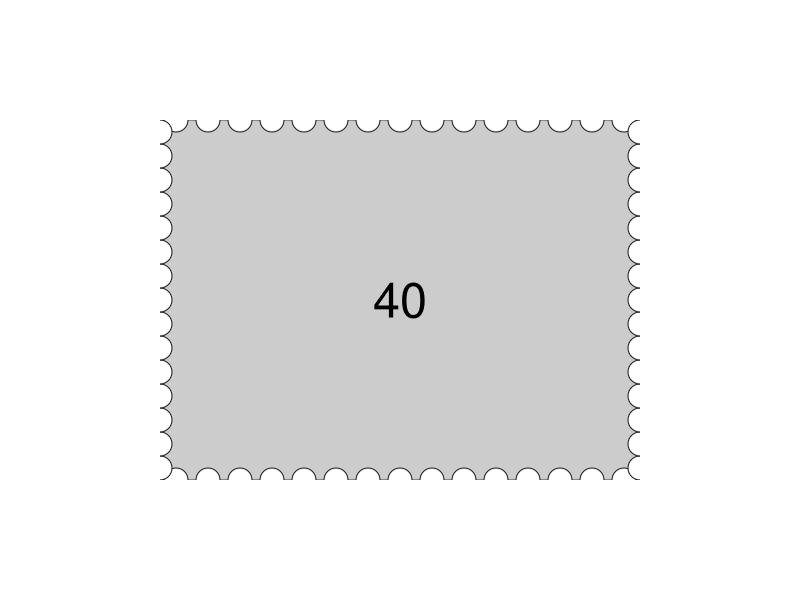

The R script that drew this image:
#test dataframe


#plot a stamp
plotStamp<-function(stampVal=30,stampWidth=.8,stampHeight=.8){
nScallops=15
nudgeEdge=0.009

scallop_radius=(1/nScallops)/2
  x1=scallop_radius
  x=x1+((1:nScallops-1)*(scallop_radius*2))
  y=scallop_radius+((1:nScallops-1)*(scallop_radius*2))
scallopCoords<-data.frame(x=c(x,x,rep(0,length(x)),rep(1,length(x))),
                          y=c(rep(0,length(x)),rep(1,length(x)),y,y),
                          r=scallop_radius)  
vp_stamp<-grid::viewport(width=stampWidth,height=stampHeight,clip="on")

scallops<-  grid::circleGrob(
    x = scallopCoords$x,
    y = scallopCoords$y,
    r = scallopCoords$r,
    gp = grid::gpar(fill = "black", col = "gray10"),
    vp = vp_stamp
)


grid::grid.newpage()
# grid::grid.draw(
  stamp_grob <- grid::gTree(children=grid::gList(
    grid::rectGrob(name = "outerRec",
                        x = 0.5, y = 0.5, width=stampWidth,
                        height=stampHeight,
                        gp = grid::gpar(col = "gray10",fill="gray")),
    grid::rectGrob(name = "innerRec",
                        x = 0.5, y = 0.5, width=.6,
                        height=.6,
                        gp = grid::gpar(col = "gray30",fill="gray80")),
  grid::circleGrob(name = "scallops",
    x = scallopCoords$x,
    y = scallopCoords$y,
    r = scallopCoords$r,
    gp = grid::gpar(fill = "white", col = "gray10"),
    vp = vp_stamp
    )
))
grid::grid.clip(x = 0.5, y = 0.5, width=stampWidth,
                        height=stampHeight)
grid::grid.draw(stamp_grob)
grid::grid.text(label = stampVal,x=0.5,y=0.5,gp = grid::gpar(fontsize=35))


}

plotStamp(40,0.6,0.6)




stamp_data<-data.frame(startVal=c(37,13),stampVal=c(3,13),divisor=c(2,10),remaining=c(0,0))
PlotStamps<-function(stamp_data,total_fare){
  lapply(1:nrow(stamp_data),function(i){
    maxCol=5 #maximum number of stamps per row
    d<-stamp_data[i,]
    stamp_grid<-
    ggplot2::ggplot(stamp_data,aes())
  
    
  })
}